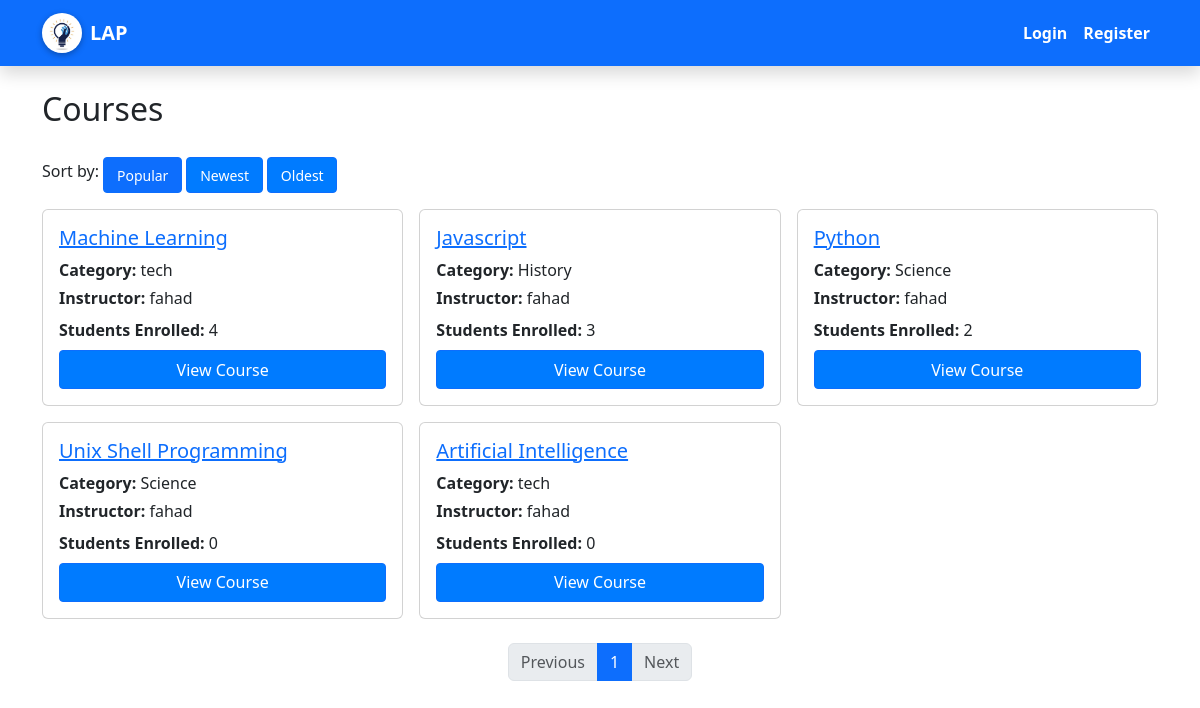
The app's page /courses/courses/ with its own data.
### courses/models.py (models this page shows, shortened)
class Course(models.Model):
    title = models.CharField(max_length=200)
    description = models.TextField()
    category = models.ForeignKey(Category, on_delete=models.SET_NULL, null=True, blank=True)
    created_by = models.ForeignKey(User, on_delete=models.CASCADE)
    created_at = models.DateTimeField(auto_now_add=True)

class Category(models.Model):
    name = models.CharField(max_length=50)

### courses/views.py (the view)
# urls.py: path('courses/', course_views.course_list, name='course_list'),
def course_list(request):
    sort_by = request.GET.get('sort', 'popular')
    courses = Course.objects.annotate(num_students=Count('enrollment')).all()
    if sort_by == 'popular':
        courses = courses.order_by('-num_students')
    elif sort_by == 'newest':
        courses = courses.order_by('-created_at')
    elif sort_by == 'oldest':
        courses = courses.order_by('created_at')
    categories = Category.objects.all()
    paginator = Paginator(courses, 6)
    page_number = request.GET.get('page')
    page_obj = paginator.get_page(page_number)
    return render(request, 'courses/course_list.html', {
        'page_obj': page_obj,
        'categories': categories,
        'show_sidebar': True,
        'full_page_center': False,
    })

### courses/context_processors.py (called while the page is built)
def categories(request):
    return {
        'categories': Category.objects.all()
    }

### templates/courses/course_list.html
{% extends 'base.html' %}
{% load static %}
{% block content %}
<h2 class="mb-4">Courses</h2>
<div class="mb-3">
  <span>Sort by: </span>
  <a href="?sort=popular" class="btn btn-sm btn-outline-primary {% if request.GET.sort == 'popular' or not request.GET.sort %}active{% endif %}">Popular</a>
  <a href="?sort=newest" class="btn btn-sm btn-outline-primary {% if request.GET.sort == 'newest' %}active{% endif %}">Newest</a>
  <a href="?sort=oldest" class="btn btn-sm btn-outline-primary {% if request.GET.sort == 'oldest' %}active{% endif %}">Oldest</a>
</div>
<div class="row g-3">
  {% for course in page_obj %}
    <div class="col-md-6 col-lg-4">
      <div class="card h-100">
        <div class="card-body d-flex flex-column">
          <h5 class="card-title">
            <a href="{% url 'course_detail' course.id %}">{{ course.title }}</a>
          </h5>
          {% if course.category %}
            <p class="card-text mb-1"><strong>Category:</strong> {{ course.category.name }}</p>
          {% endif %}
          <p class="card-text mb-2"><strong>Instructor:</strong> {{ course.created_by.username }}</p>
          <p class="mb-2"><strong>Students Enrolled:</strong> {{ course.enrollment_set.count }}</p>
          <a href="{% url 'course_detail' course.id %}" class="btn btn-primary mt-auto">View Course</a>
        </div>
      </div>
    </div>
  {% empty %}
    <p>No courses found.</p>
  {% endfor %}
</div>
<div class="mt-4">
  <nav aria-label="Page navigation">
    <ul class="pagination justify-content-center">
      {% if page_obj.has_previous %}
        <li class="page-item">
          <a class="page-link" href="?page={{ page_obj.previous_page_number }}{% if request.GET.sort %}&sort={{ request.GET.sort }}{% endif %}">Previous</a>
        </li>
      {% else %}
        <li class="page-item disabled"><span class="page-link">Previous</span></li>
      {% endif %}
      {% for num in page_obj.paginator.page_range %}
        {% if page_obj.number == num %}
          <li class="page-item active"><span class="page-link">{{ num }}</span></li>
        {% else %}
          <li class="page-item">
            <a class="page-link" href="?page={{ num }}{% if request.GET.sort %}&sort={{ request.GET.sort }}{% endif %}">{{ num }}</a>
          </li>
        {% endif %}
      {% endfor %}
      {% if page_obj.has_next %}
        <li class="page-item">
          <a class="page-link" href="?page={{ page_obj.next_page_number }}{% if request.GET.sort %}&sort={{ request.GET.sort }}{% endif %}">Next</a>
        </li>
      {% else %}
        <li class="page-item disabled"><span class="page-link">Next</span></li>
      {% endif %}
    </ul>
  </nav>
</div>
{% endblock %}

### static/css/style.css (style rules this page uses)
.btn { display: inline-block; padding: 6px 12px; background-color: #2196f3; color: #fff; text-decoration: none; border-radius: 5px; margin-top: 5px; }
.btn { padding: 0.4rem 0.8rem; background-color: #007bff; color: white; border-radius: 4px; text-decoration: none; transition: background-color 0.2s ease; }

### records on screen
Course: title "Machine Learning", category.name "tech", created_by.username "fahad", enrollment_set.count "4"
Course: title "Javascript", category.name "History", created_by.username "fahad", enrollment_set.count "3"
Course: title "Python", category.name "Science", created_by.username "fahad", enrollment_set.count "2"
Course: title "Unix Shell Programming", category.name "Science", created_by.username "fahad", enrollment_set.count "0"
Course: title "Artificial Intelligence", category.name "tech", created_by.username "fahad", enrollment_set.count "0"

### other values on screen
{{ num }} "1"
